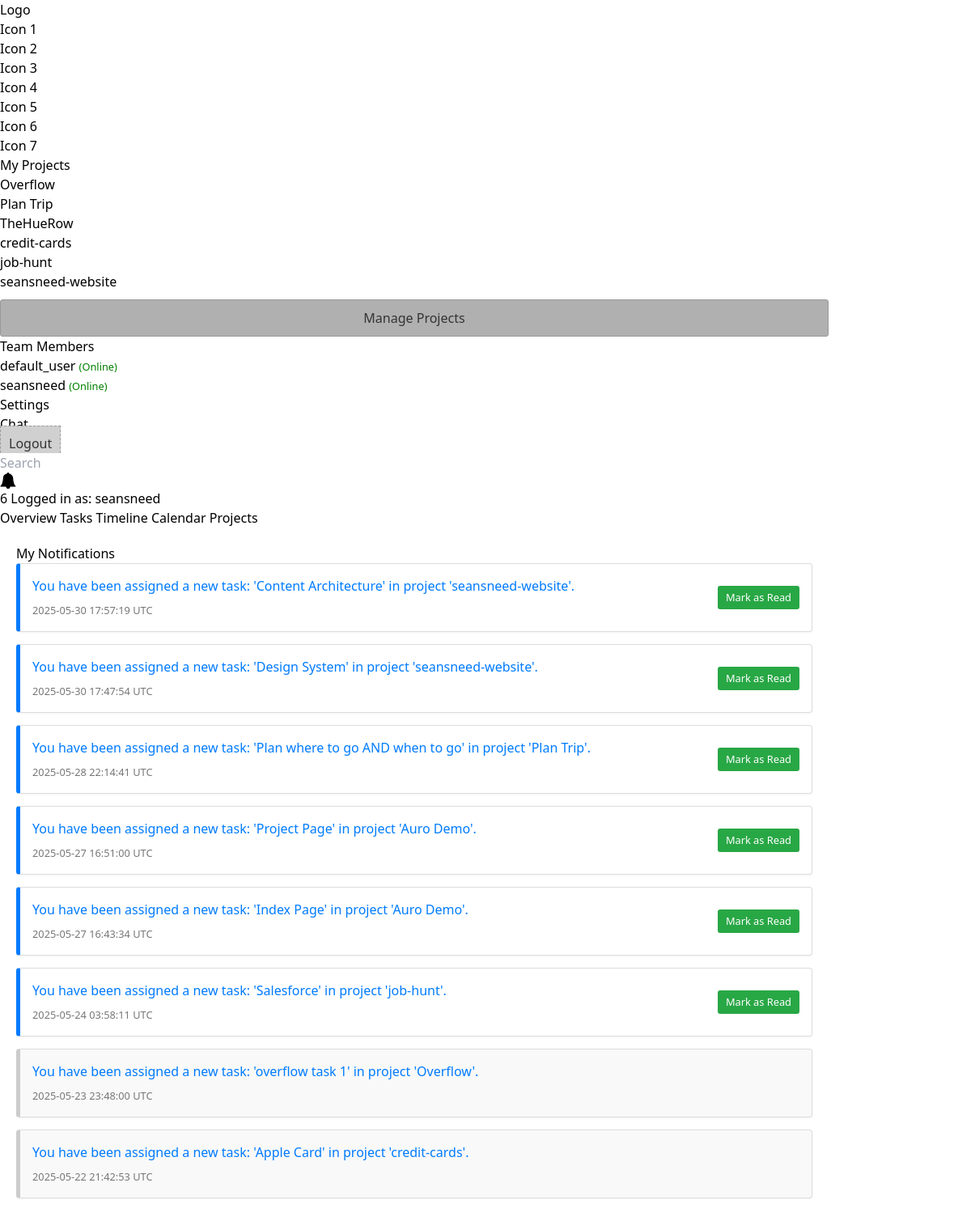
Screenshot of /notifications (signed in) with the database file from the repository.
### app.py (models this page shows, shortened)
class Project(db.Model):
    id = db.Column(db.Integer, primary_key=True)
    name = db.Column(db.String(100), nullable=False)
    description = db.Column(db.Text, nullable=True)
    owner_id = db.Column(db.Integer, db.ForeignKey('user.id'), nullable=False)
    start_date = db.Column(db.Date, nullable=True)
    end_date = db.Column(db.Date, nullable=True)
    created_at = db.Column(db.DateTime, default=datetime.utcnow)
    updated_at = db.Column(db.DateTime, default=datetime.utcnow, onupdate=datetime.utcnow)
    archived = db.Column(db.Boolean, default=False, nullable=False)  # New field for archiving
    tasks = db.relationship('Task', backref='project', lazy=True, cascade="all, delete-orphan")
    members = db.relationship('User', secondary='project_member', back_populates='projects')

class User(db.Model, UserMixin):
    id = db.Column(db.Integer, primary_key=True)
    username = db.Column(db.String(80), unique=True, nullable=False)
    email = db.Column(db.String(120), unique=True, nullable=False)
    password_hash = db.Column(db.String(128), nullable=False)
    created_at = db.Column(db.DateTime, default=datetime.utcnow)
    bio = db.Column(db.String(300), nullable=True)  # Short bio for profile
    accomplishments = db.Column(db.Text, nullable=True)  # Multiline accomplishments
    projects_owned = db.relationship('Project', backref='owner_user', lazy=True, foreign_keys='Project.owner_id')
    assigned_tasks = db.relationship('Task', backref='assignee_user', lazy=True, foreign_keys='Task.assignee_id')
    comments = db.relationship('Comment', backref='author_user', lazy=True)
    projects = db.relationship('Project', secondary='project_member', back_populates='members')

class Notification(db.Model):
    id = db.Column(db.Integer, primary_key=True)
    user_id = db.Column(db.Integer, db.ForeignKey('user.id'), nullable=False)
    message = db.Column(db.String(255), nullable=False)
    is_read = db.Column(db.Boolean, default=False, nullable=False)
    timestamp = db.Column(db.DateTime, default=datetime.utcnow, nullable=False)
    related_url = db.Column(db.String(255), nullable=True)
    user = db.relationship('User', backref=db.backref('notifications', lazy=True))

### app.py (the view)
@app.route('/notifications')
@login_required
def notifications_view():
    user_notifications = Notification.query.filter_by(user_id=current_user.id)\
                                         .order_by(Notification.timestamp.desc()).all()
    user_projects_sidebar = Project.query.filter_by(owner_id=current_user.id).order_by(Project.name).all()
    all_users_sidebar = User.query.order_by(User.username).all()
    return render_template('notifications.html',
                           notifications=user_notifications,
                           user_projects=user_projects_sidebar,
                           all_users=all_users_sidebar)

### app.py (called while the page is built)
@login_manager.user_loader
def load_user(user_id):
    return User.query.get(int(user_id))

@app.context_processor
def inject_notifications():
    if current_user.is_authenticated:
        unread_notifications_count = Notification.query.filter_by(user_id=current_user.id, is_read=False).count()
        return dict(unread_notifications_count=unread_notifications_count)
    return dict(unread_notifications_count=0)

### templates/notifications.html (shortened to what this page needs)
<!DOCTYPE html>
<html lang="en">
<head>
    <link rel="stylesheet" href="https://cdnjs.cloudflare.com/ajax/libs/font-awesome/6.4.0/css/all.min.css">
    <script src="https://cdn.tailwindcss.com"></script>
</head>
<body>
    <div class="container">
        <aside class="sidebar">
            <div class="logo-placeholder">Logo</div>
            <nav class="menu-icons">
                <div>Icon 1</div>
                <div>Icon 2</div>
                <div>Icon 3</div>
                <div>Icon 4</div>
                <div>Icon 5</div>
                <div>Icon 6</div>
                <div>Icon 7</div>
            </nav>
            <section class="projects-section">
                <h2>My Projects</h2>
                {% if user_projects %}
                    <ul>
                        {% for project in user_projects %}
                            <li><a href="{{ url_for('view_tasks', project_id=project.id) }}">{{ project.name }}</a></li>
                        {% endfor %}
                    </ul>
                {% else %}
                    <p>No projects yet.</p>
                {% endif %}
                <a href="{{ url_for('manage_projects') }}" class="add-project-btn-sidebar" style="display: block; text-align: center; padding: 10px; background-color: #b0b0b0; border: 1px solid #999; text-decoration: none; color: #333; margin-top:10px; border-radius:3px;">Manage Projects</a>
            </section>
            <section class="team-section">
                <h2>Team Members</h2>
                {% if all_users %}
                    <ul>
                        {% for user_profile in all_users %}
                            <li>{{ user_profile.username }} <small style="color: green;">(Online)</small></li>
                        {% endfor %}
                    </ul>
                {% else %}
                    <p>No users found.</p>
                {% endif %}
            </section>
            <div class="settings-icon">Settings</div>
            <div class="chat-icon">Chat</div>
            <a href="{{ url_for('logout') }}" class="logout-icon" style="padding: 10px; margin-bottom: 5px; background-color: #d0d0d0; border: 1px dashed #999; text-align: center; text-decoration:none; color: #333; margin-top: auto;">Logout</a>
        </aside>
        <main class="main-content">
            {% include 'header.html' %}
            <div class="notifications-page">
                <h1>My Notifications</h1>
                {% if notifications %}
                    {% for notification in notifications %}
                        <div class="notification-item {{ 'is-read' if notification.is_read else '' }}">
                            <div class="notification-content">
                                <p>
                                    {% if notification.related_url %}
                                        <a href="{{ notification.related_url }}">{{ notification.message }}</a>
                                    {% else %}
                                        {{ notification.message }}
                                    {% endif %}
                                </p>
                                <small>{{ notification.timestamp.strftime('%Y-%m-%d %H:%M:%S') }} UTC</small>
                            </div>
                            {% if not notification.is_read %}
                                <form method="POST" action="{{ url_for('mark_notification_as_read', notification_id=notification.id) }}" class="mark-read-form">
                                    <button type="submit" class="btn-mark-read">Mark as Read</button>
                                </form>
                            {% endif %}
                        </div>
                    {% endfor %}
                {% else %}
                    <p class="no-notifications">You have no notifications.</p>
                {% endif %}
            </div>
        </main>
    </div>
</body>
</html>

### templates/header.html (shortened to what this page needs)
<header class="main-header">
    <form method="GET" action="{{ url_for('search') }}" class="search-form">
        <input type="search" name="query" placeholder="Search">
    </form>
    <div class="user-profile">
        {% if current_user.is_authenticated %}
            <a href="{{ url_for('notifications_view') }}" class="notification-icon" title="View Notifications">
                {% if unread_notifications_count > 0 %}
                    <span class="badge">{{ unread_notifications_count }}</span>
                {% endif %}
            </a>
            Logged in as: {{ current_user.username }}
        {% else %}
            <a href="{{ url_for('login') }}">Login</a> | <a href="{{ url_for('register') }}">Register</a>
        {% endif %}
    </div>
</header>
<nav class="tabs">
    <a class="tab-button" href="{{ url_for('overview_view') }}"><button class="{{ 'active' if request.endpoint == 'overview_view' else '' }}">Overview</button></a>
    <a class="tab-button" href="{{ url_for('index') }}"><button class="{{ 'active' if request.endpoint == 'index' else '' }}">Tasks</button></a>
    <a class="tab-button" href="{{ url_for('timeline_view') }}"><button class="{{ 'active' if request.endpoint == 'timeline_view' else '' }}">Timeline</button></a>
    <a class="tab-button" href="{{ url_for('calendar_view') }}"><button class="{{ 'active' if request.endpoint == 'calendar_view' else '' }}">Calendar</button></a>
    <a class="tab-button" href="{{ url_for('manage_projects') }}"><button class="{{ 'active' if request.endpoint == 'manage_projects' else '' }}">Projects</button></a>
</nav>

### templates/notifications.html (style rules this page uses)
.notifications-page { padding: 20px; }
.notification-item { background-color: #fff; border: 1px solid #ddd; border-left: 5px solid #007bff; padding: 15px; margin-bottom: 15px; border-radius: 4px; box-shadow: 0 1px 3px rgba(0,0,0,0.05); display: flex; justify-content: space-between; align-items: center; }
.notification-item.is-read { border-left-color: #ccc; background-color: #f9f9f9; }
.notification-item p { margin: 0 0 5px 0; }
.notification-item small { color: #777; }
.notification-item a { color: #007bff; text-decoration: none; }
.notification-content { flex-grow: 1; }
.mark-read-form { margin-left: 15px; }
.btn-mark-read { padding: 5px 10px; font-size: 0.8em; background-color: #28a745; color: white; border: none; border-radius: 3px; cursor: pointer; }

### rows the page displays
Project: name "Overflow"
Project: name "Plan Trip"
Project: name "TheHueRow"
Project: name "credit-cards"
Project: name "job-hunt"
Project: name "seansneed-website"
User: username "default_user"
User: username "seansneed"
Notification: message "You have been assigned a new task: 'Content Architecture' in project 'seansneed-website'.", timestamp "2025-05-30 17:57:19"
Notification: message "You have been assigned a new task: 'Design System' in project 'seansneed-website'.", timestamp "2025-05-30 17:47:54"
Notification: message "You have been assigned a new task: 'Plan where to go AND when to go' in project 'Plan Trip'.", timestamp "2025-05-28 22:14:41"
Notification: message "You have been assigned a new task: 'Project Page' in project 'Auro Demo'.", timestamp "2025-05-27 16:51:00"
Notification: message "You have been assigned a new task: 'Index Page' in project 'Auro Demo'.", timestamp "2025-05-27 16:43:34"
Notification: message "You have been assigned a new task: 'Salesforce' in project 'job-hunt'.", timestamp "2025-05-24 03:58:11"
Notification: message "You have been assigned a new task: 'overflow task 1' in project 'Overflow'.", timestamp "2025-05-23 23:48:00"
Notification: message "You have been assigned a new task: 'Apple Card' in project 'credit-cards'.", timestamp "2025-05-22 21:42:53"

### other values shown
{{ unread_notifications_count }} "6"
